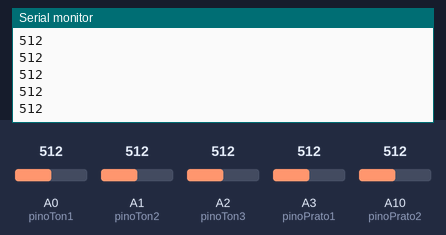
The sketch below on a simulated Arduino Mega 2560, built with avr-gcc and run on an emulated ATmega2560. Parts: the last lines printed to the serial monitor. The test bench sets the inputs (shaded band); at power-on: A0 (pinoTon1) = 512, A1 (pinoTon2) = 512, A2 (pinoTon3) = 512, A3 (pinoPrato1) = 512, A10 (pinoPrato2) = 512.

Above: at 1.2 s.
1.3 s: A0 (pinoTon1) set to 716
At 1.9 s:
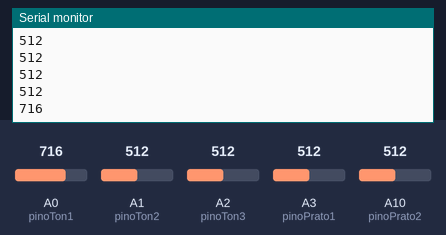
2.8 s: A1 (pinoTon2) set to 306
At 3.5 s:
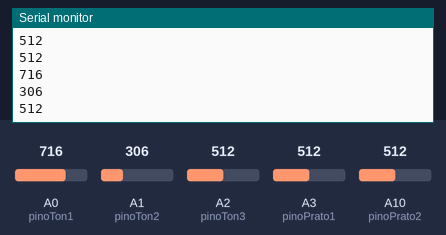
4.3 s: A2 (pinoTon3) set to 992
At 5.2 s:
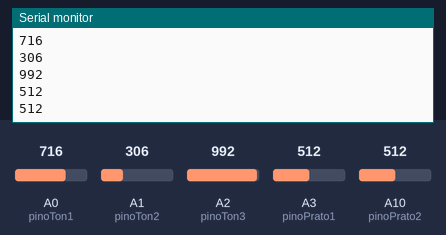
5.8 s: A3 (pinoPrato1) set to 30
At 6.7 s:
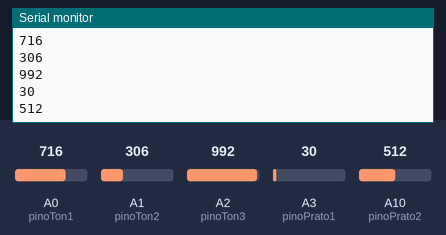
Timing chart, 0 to 8.3 s (numbered marks = the images above; inputs shaded):
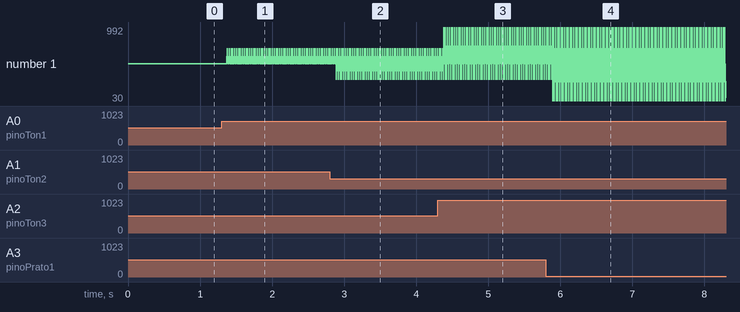

Measured:
- after the input at 1.3 s, the serial monitor: prints a new line after 0.08 s (image 1)
- after the input at 2.8 s, the serial monitor: prints a new line after 0.09 s (image 2)
- after the input at 4.3 s, the serial monitor: prints a new line after 0.08 s (image 3)
- after the input at 5.8 s, the serial monitor: prints a new line after 0.09 s (image 4)
- plotted number 1: 512 → 306 after the input at 2.8 s, 716 → 71 after the input at 5.8 s

The sketch:

Piezo_2.ino
```cpp
#define pinoTon1 A0
#define pinoTon2 A1
#define pinoTon3 A2
#define pinoPrato1 A3
#define pinoPrato2 A10

int leituraTon1 = 0;
int leituraTon2 = 0;
int leituraTon3 = 0;
int leituraPrato1 = 0;
int leituraPrato2 = 0;
int sens = 1000;


void setup() {

    Serial.begin(9600);
    pinMode(pinoTon1, INPUT_PULLUP);
    pinMode(pinoTon2, INPUT_PULLUP);
    pinMode(pinoTon3, INPUT_PULLUP);
    pinMode(pinoPrato1, INPUT_PULLUP);
    pinMode(pinoPrato2, INPUT_PULLUP);

}

void loop() {
        leituraTon1 = analogRead(pinoTon1);
        leituraTon2 = analogRead(pinoTon2);
        leituraTon3 = analogRead(pinoTon3);
        leituraPrato1 = analogRead(pinoPrato1);
        leituraPrato2 = analogRead(pinoPrato2);

        if(leituraTon1 <= sens){
            Serial.println(leituraTon1);
        }

        if(leituraTon2 <= sens){
            Serial.println(leituraTon2);
        }

        if(leituraTon3 <= sens){
            Serial.println(leituraTon3);
        }

        if(leituraPrato1 <= sens){
            Serial.println(leituraPrato1);
        }

        if(leituraPrato2 <= sens){
            Serial.println(leituraPrato2);
        }

}
```
